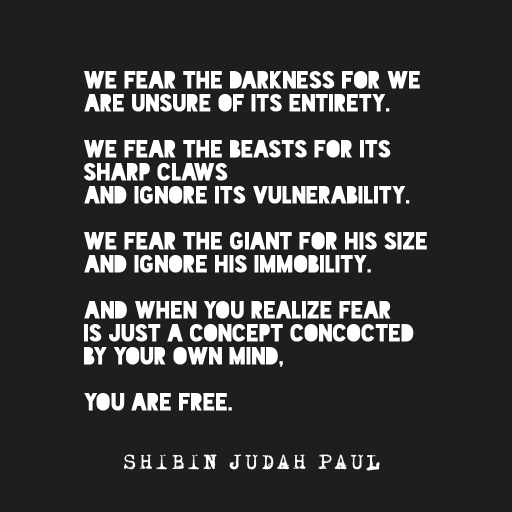
#> input picture InstaPoet/instaPoet_Data/image0.jpg, 1024 x 1024 px, found by its file name (shown at 1/2 size); its folder holds only this picture in this run
$ jupyter execute --allow-errors instaPoet_OCR_NLP.ipynb   (older library calls are emulated)
#> lines starting #> are read from the running program, lines starting #| are printed output that depends on the picture
[cell 1]
import numpy as np
import pandas as pd
import matplotlib.pyplot as plt
import tensorflow as tf
import warnings
warnings.filterwarnings("ignore")
import os
import re

# dowload data from csv

[cell 2]
url_csv = pd.read_csv("instaPoet.csv")
#> (reads InstaPoet/instaPoet.csv from the repository)

[cell 3]
url_csv.head()

[cell 4]
url_csv.info()

[cell 5]
for i, url in enumerate(url_csv['post-src']):
    print(i,url)

[cell 6]
import urllib.request

[cell 7]
urllib.request.urlretrieve(url_csv['post-src'][0],'sample1.jpg')
#> (this line was passed over: the network is not available in this run)

#> (a cell that did not finish here is left out)

# clean up data

[cell 9]
#rename the files to a uniform name
#using os and its apis
import os

os.chdir('instaPoet_Data')
print(os.getcwd())

for count, f in enumerate(os.listdir()):
    f_name, f_ext = os.path.splitext(f)
    f_name = "image" + str(count)
    #f_ext = '.jpg'

    new_name = f'{f_name}{f_ext}'
    os.rename(f, new_name)

# trim out the author name

# Preprocess for tesseract

[cell 10]
#Initial run proved that the API performed better with lighter BG and darker font

[cell 11]
import tempfile

import cv2
import numpy as np
from PIL import Image

IMAGE_SIZE = 640
BINARY_THREHOLD = 180

def process_image_for_ocr(file_path):
    # TODO : Implement using opencv
    temp_filename = set_image_dpi(file_path)
    im_new = remove_noise_and_smooth(temp_filename)
    return cv2.bitwise_not(im_new)

def set_image_dpi(file_path):
#> further down, img is the input picture: shape (1024, 1024, 3); min 17, max 255, mean 57.2
#> `imgrey=cv2.bitwise_not(img)`:
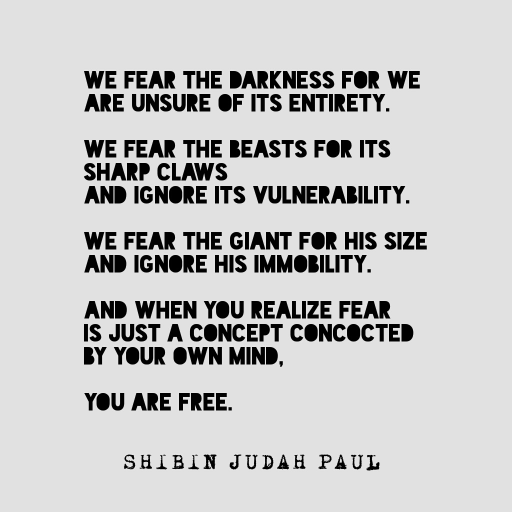
#> imgrey: shape (1024, 1024, 3) (shown at 1/2 size); min 0, max 238, mean 197.8
    im = Image.open(file_path)
    length_x, width_y = im.size
    factor = max(1, int(IMAGE_SIZE / length_x))
    size = factor * length_x, factor * width_y
    # size = (1800, 1800)
    im_resized = im.resize(size, Image.ANTIALIAS)
    temp_file = tempfile.NamedTemporaryFile(delete=False, suffix='.jpg')
    temp_filename = temp_file.name
    im_resized.save(temp_filename, dpi=(300, 300))
    return temp_filename

def image_smoothening(img):
    ret1, th1 = cv2.threshold(img, BINARY_THREHOLD, 255, cv2.THRESH_BINARY)
    ret2, th2 = cv2.threshold(th1, 0, 255, cv2.THRESH_BINARY + cv2.THRESH_OTSU)
    blur = cv2.GaussianBlur(th2, (1, 1), 0)
    ret3, th3 = cv2.threshold(blur, 0, 255, cv2.THRESH_BINARY + cv2.THRESH_OTSU)
    return th3

def remove_noise_and_smooth(file_name):
    img = cv2.imread(file_name, 0)
    filtered = cv2.adaptiveThreshold(img.astype(np.uint8), 255, cv2.ADAPTIVE_THRESH_MEAN_C, cv2.THRESH_BINARY, 41,
                                     3)
    kernel = np.ones((1, 1), np.uint8)
    opening = cv2.morphologyEx(filtered, cv2.MORPH_OPEN, kernel)
    closing = cv2.morphologyEx(opening, cv2.MORPH_CLOSE, kernel)
    img = image_smoothening(img)
    or_image = cv2.bitwise_or(img, closing)
    return or_image

#> (a cell that did not finish here is left out)

[cell 13]
import matplotlib.pyplot as plt
#> (the rest of this cell did not finish here and is left out)

[cell 14]
img=cv2.imread('instaPoet_Data\\img170.jpg')
imgrey=cv2.bitwise_not(img)
#> (the rest of this cell did not finish here and is left out)

# Extract poetry from the posts

[cell 15]
#using PIL to open Images
#using Pytesseract to perform OCR on the posts
import os
from PIL import Image
import pytesseract as pyt
pyt.pytesseract.tesseract_cmd = r'C:\Program Files\Tesseract-OCR\tesseract.exe'

[cell 16]
postPath = "instaPoet_Data"
textPath = "instaPoet_textData\\poetry.txt"

#> (a cell that did not finish here is left out)

[cell 18]
"""
v1 = raw ocr
v2 = preproc ocr
v3 = preproc + not ocr; best version so far
v4 = only not ocr
v5 = only not ocr + optimized images
"""
#poetry.txt needs a final duplicates check and spelling check before it can be dataframed

# remove punctuation and readjust index

[cell 19]
targetPath = "instaPoet_textData\\poetry.txt"

[cell 20]
f = open(targetPath,"r")
#> (reads InstaPoet/instaPoet_textData/poetry.txt from the repository)
for i in range(10):
    print(f.readline())
f.close()

[cell 21]
f = open(targetPath,"r")
poetry_list = f.readlines()
f.close()

[cell 22]
len(poetry_list)

[cell 23]
s = poetry_list[1].split(',',2)[2]

[cell 24]
s = re.sub("[.,]","",s)

[cell 25]
print(s)

[cell 26]
lst=[1,2]

[cell 27]
lst.append(0)

[cell 28]
lst

#> (a cell that did not finish here is left out)

[cell 30]
import re

[cell 31]
f = open(targetPath,"r")
poetry_list = f.readlines()
p = []
for i in range(len(poetry_list)):
    if i !=0:
        l = poetry_list[i].split(',',2)[2]
        l = re.sub("[.,;?:\n\x0c]","",l)
        l = re.sub("","",l)
        p.append(l)
        #print(i,' ',l)
f.close()
